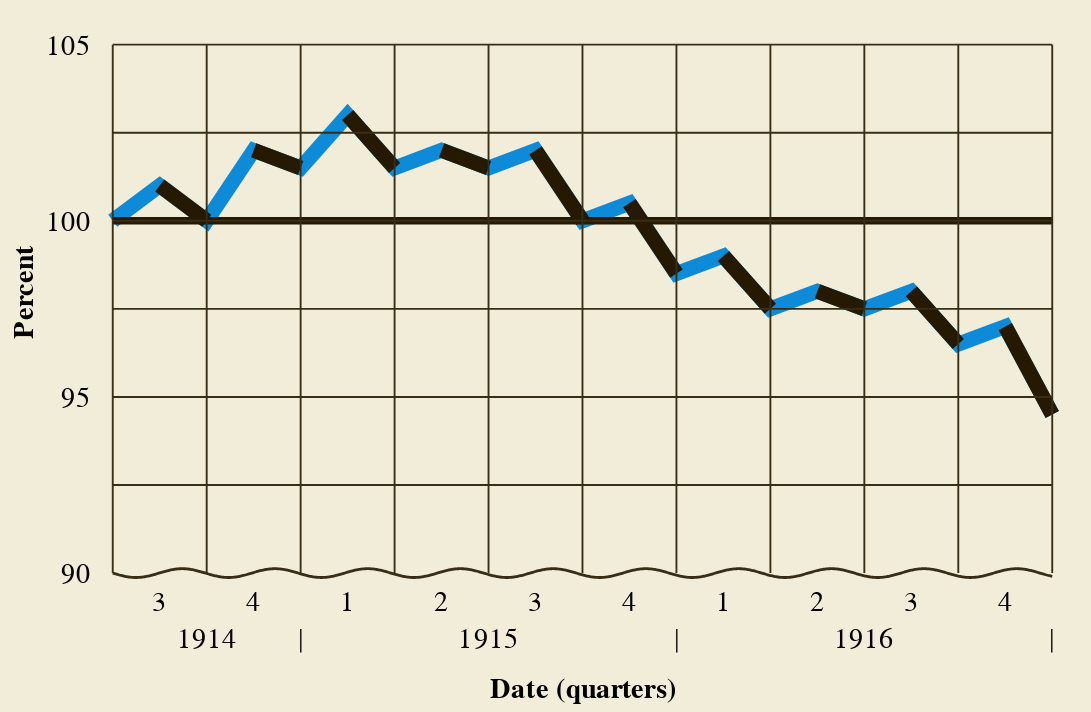

The notebook cell saved with this chart:
### Markdown cell above
Com isso, podemos fazer o gráfico. Devemos ressaltar que para gerar um resultado parecido com o original, foi necessário fazer várias adaptações: o _grid_ do gráfico preciso ser removido (dos valores padrões) pois o Altair não deixa definí-lo precisamente, ele cria modificações como julga melhor para o resultado, deixando diferente do desejado; a linha ondulada embaixo do gráfico também foi feita "manualmente" (com uma função senoidal, gerando os dados dos pontos da senoide e plotando um gráfico de linha); as _labels_ do eixo `x` também foram feitas manualmente, pois criar labels multilinha é um ainda problema conhecido e não resolvido do Altair e, além disso, acontecia o mesmo problema do _grid_. Segue abaixo o código para atingir o resultado do gráfico:

### Code cell
# Set palette for plots (extracted with Adobe Color)
blue = "#0D8BD9"
dark_black = "#261901"
light_black = "#382E16"
light_brown = "#F2EDD9"


# Plot graph of data (all blue)
g = alt.Chart(data).mark_line(
    size = 8, 
    color = blue
).encode(
    x = alt.X(
        "date:T", 
        title="Date (quarters)"
    ),
    y = alt.Y(
        "percent", 
        scale = alt.Scale(domain = (90, 105)), 
        title="Percent"
    )
)

# Plot graph of data (black lines for descending)
gs = []
for i in range(1, 20, 2):
    # Plot each black line
    gs.append(
        alt.Chart(data[:][i:i+2]).mark_line(
            size = 8, 
            color = dark_black
        ).encode(
            x = alt.X("date"),
            y = alt.Y(
                "percent", 
                scale=alt.Scale(domain = (90, 105))
            )
        )
    )
# Combine all graphs
for i in range(len(gs)):
    g = g + gs[i]

# Plot line for 100%
yrule = (
    alt.Chart().mark_rule(
        size = 4, 
        color = dark_black
    ).encode(y = alt.datum(100))
)

# Transform data to get the DateTime points
alt_date = []
for i in range(0, 21):
    data_i = pd.to_datetime(data["date"][i])
    alt_date.append(data_i)
data["alt_date"] = alt_date
data["y_min"] = 90
data["y_max"] = 105

# Plot vertical lines (grid)
x_lines_ = alt.Chart(data[:][0:21:2]).encode(
    alt.X('alt_date:T')
)
x_lines_ = x_lines_.mark_rule(color = light_black).encode(
    alt.Y('y_min:Q'),
    alt.Y2('y_max:Q')
)

# Plot horizontal lines (grid)
y_lines = []
for i in range(5, 33, 5):
    y_lines.append(
        alt.Chart().mark_rule(
            size = 1, 
            color = light_black
        ).encode(y = alt.datum(90 + (i / 2)))
    )
y_lines_ = y_lines[0]
for i in range(1, len(y_lines)):
    y_lines_ = y_lines_ + y_lines[i]

# Generate data for waved line for bottom of graph (with 1000 points)
x = np.arange(1001) / 50
x_temp = pd.date_range(start = '1914-07-01',
                       end = '1916-12-31',
                       periods = 1001)
source = pd.DataFrame({
    'x': x_temp,
    'f(x)': - np.sin((10 / np.pi) * x) / 8 + 90
})

# Plot waved line for bottom of graph
sin_line = alt.Chart(source).mark_line(
    color = light_black, 
    size = 1.5
).encode(
    x='x',
    y='f(x)',
)

# Plot text for x axis of graph (multiline labels)
texts = []
for i in range(1, 11):
    texts.append( # Quarters
        alt.Chart().mark_text(
            x = 50*i - 25, 
            y = 315,
            text = f"{(i + 1) % 4 + 1}", 
            color = "black", 
            size=15
        ).encode()
    )
texts_ = texts[0]
for i in range(1, len(texts)):
    texts_ = texts_ + texts[i]
texts_ += alt.Chart().mark_text( # First year
    x = 50, 
    y = 335,
    text = f"{1914}", 
    color = "black", 
    size = 15
).encode()
texts_ += alt.Chart().mark_text( # Fist separation of years
    x = 100, 
    y = 335, 
    text = f"|",
    color = "black", 
    size = 15
).encode()
for i in range(1, 3):
    texts_ += alt.Chart().mark_text( # Two last years
        x = 200 * i, 
        y = 335, 
        text = f"{1914 + i}", 
        color = "black", 
        size = 15
    ).encode()
    texts_ += alt.Chart().mark_text( # Two last separation of years
        x = 200 * i + 100, 
        y = 335,
        text = f"|", 
        color="black", 
        size=15
    ).encode()


# Combine all graphs
result = g + yrule + y_lines_ + x_lines_ + sin_line + texts_

# Configure the chart
result = result.configure(background = light_brown)  # "Canvas" background color
result = result.configure_view(
    continuousHeight = 300,     # Height of chart
    continuousWidth = 500,      # Width of chart
    strokeOpacity = 0,          # Remove border
    fill = light_brown          # Background color of chart
)
result = result.configure_axis(
    grid = False,         # Remove grid
    domain = False,       # Remove axis
    titleFontSize = 15    # Font size of axis title
)
result = result.configure_axisX(
    ticks = False,    # Remove ticks
    labels = False,   # Remove labels
    offset = 50,      # Move axis to the bottom of the chart
)
result = result.configure_axisY(
    tickCount = 6,        # Number of ticks
    tickMinStep = 5,      # Minimum step between ticks
    labelFontSize = 15,   # Font size of labels
    ticks = False,        # Remove ticks
    offset = 10           # Move axis to the left of the chart
)

# result.save("chart.html") # Save chart to basic html file (for debugging)

result # Show chart

### Figure 1 — Vega-Lite specification as saved in the notebook (floating-point values rounded to 4 significant figures; data arrays with more than 128 entries replaced by an {"elided": "..."} marker saying what was removed)
{"config": {"view": {"continuousWidth": 500, "continuousHeight": 300, "fill": "#F2EDD9", "strokeOpacity": 0}, "axis": {"domain": false, "grid": false, "titleFontSize": 15}, "axisX": {"labels": false, "offset": 50, "ticks": false}, "axisY": {"labelFontSize": 15, "offset": 10, "tickCount": 6, "tickMinStep": 5, "ticks": false}, "background": "#F2EDD9"}, "layer": [{"data": {"name": "data-0ccc9dd27287903ad6d2a2275086ddee"}, "mark": {"type": "line", "color": "#0D8BD9", "size": 8}, "encoding": {"x": {"field": "date", "title": "Date (quarters)", "type": "temporal"}, "y": {"field": "percent", "scale": {"domain": [90, 105]}, "title": "Percent", "type": "quantitative"}}}, {"data": {"name": "data-73cb316078d4a291cf1c33f12b25a967"}, "mark": {"type": "line", "color": "#261901", "size": 8}, "encoding": {"x": {"field": "date", "type": "temporal"}, "y": {"field": "percent", "scale": {"domain": [90, 105]}, "type": "quantitative"}}}, {"data": {"name": "data-e56a4d7c42f98859e23007f4551b9f77"}, "mark": {"type": "line", "color": "#261901", "size": 8}, "encoding": {"x": {"field": "date", "type": "temporal"}, "y": {"field": "percent", "scale": {"domain": [90, 105]}, "type": "quantitative"}}}, {"data": {"name": "data-1f49199cfa4efb1cab562743703554b0"}, "mark": {"type": "line", "color": "#261901", "size": 8}, "encoding": {"x": {"field": "date", "type": "temporal"}, "y": {"field": "percent", "scale": {"domain": [90, 105]}, "type": "quantitative"}}}, {"data": {"name": "data-7951844495f7ebb29b396f72c42df59e"}, "mark": {"type": "line", "color": "#261901", "size": 8}, "encoding": {"x": {"field": "date", "type": "temporal"}, "y": {"field": "percent", "scale": {"domain": [90, 105]}, "type": "quantitative"}}}, {"data": {"name": "data-31e263cbaf3722bdd8ebaad48b9210ad"}, "mark": {"type": "line", "color": "#261901", "size": 8}, "encoding": {"x": {"field": "date", "type": "temporal"}, "y": {"field": "percent", "scale": {"domain": [90, 105]}, "type": "quantitative"}}}, {"data": {"name": "data-2917b741b05933b392b54787fa4daeea"}, "mark": {"type": "line", "color": "#261901", "size": 8}, "encoding": {"x": {"field": "date", "type": "temporal"}, "y": {"field": "percent", "scale": {"domain": [90, 105]}, "type": "quantitative"}}}, {"data": {"name": "data-3a8cf457b2cb5c24f357fa70986abb68"}, "mark": {"type": "line", "color": "#261901", "size": 8}, "encoding": {"x": {"field": "date", "type": "temporal"}, "y": {"field": "percent", "scale": {"domain": [90, 105]}, "type": "quantitative"}}}, {"data": {"name": "data-5b796018088fbfa6989463eebb9a94b7"}, "mark": {"type": "line", "color": "#261901", "size": 8}, "encoding": {"x": {"field": "date", "type": "temporal"}, "y": {"field": "percent", "scale": {"domain": [90, 105]}, "type": "quantitative"}}}, {"data": {"name": "data-f136ce9b9a8d79d61b4f0af0e18257ee"}, "mark": {"type": "line", "color": "#261901", "size": 8}, "encoding": {"x": {"field": "date", "type": "temporal"}, "y": {"field": "percent", "scale": {"domain": [90, 105]}, "type": "quantitative"}}}, {"data": {"name": "data-8c08b5d3a5e5121edd765274ca4ac45a"}, "mark": {"type": "line", "color": "#261901", "size": 8}, "encoding": {"x": {"field": "date", "type": "temporal"}, "y": {"field": "percent", "scale": {"domain": [90, 105]}, "type": "quantitative"}}}, {"data": {"name": "empty"}, "mark": {"type": "rule", "color": "#261901", "size": 4}, "encoding": {"y": {"datum": 100}}}, {"layer": [{"data": {"name": "empty"}, "mark": {"type": "rule", "color": "#382E16", "size": 1}, "encoding": {"y": {"datum": 92.5}}}, {"data": {"name": "empty"}, "mark": {"type": "rule", "color": "#382E16", "size": 1}, "encoding": {"y": {"datum": 95.0}}}, {"data": {"name": "empty"}, "mark": {"type": "rule", "color": "#382E16", "size": 1}, "encoding": {"y": {"datum": 97.5}}}, {"data": {"name": "empty"}, "mark": {"type": "rule", "color": "#382E16", "size": 1}, "encoding": {"y": {"datum": 100.0}}}, {"data": {"name": "empty"}, "mark": {"type": "rule", "color": "#382E16", "size": 1}, "encoding": {"y": {"datum": 102.5}}}, {"data": {"name": "empty"}, "mark": {"type": "rule", "color": "#382E16", "size": 1}, "encoding": {"y": {"datum": 105.0}}}]}, {"data": {"name": "data-e510cd671b9484a44be1d4e81594095c"}, "mark": {"type": "rule", "color": "#382E16"}, "encoding": {"x": {"field": "alt_date", "type": "temporal"}, "y": {"field": "y_min", "type": "quantitative"}, "y2": {"field": "y_max"}}}, {"data": {"name": "data-2a716632d7160ee19343e7be9b1140ef"}, "mark": {"type": "line", "color": "#382E16", "size": 1.5}, "encoding": {"x": {"field": "x", "type": "temporal"}, "y": {"field": "f(x)", "type": "quantitative"}}}, {"layer": [{"data": {"name": "empty"}, "mark": {"type": "text", "color": "black", "size": 15, "text": "3", "x": 25, "y": 315}, "encoding": {}}, {"data": {"name": "empty"}, "mark": {"type": "text", "color": "black", "size": 15, "text": "4", "x": 75, "y": 315}, "encoding": {}}, {"data": {"name": "empty"}, "mark": {"type": "text", "color": "black", "size": 15, "text": "1", "x": 125, "y": 315}, "encoding": {}}, {"data": {"name": "empty"}, "mark": {"type": "text", "color": "black", "size": 15, "text": "2", "x": 175, "y": 315}, "encoding": {}}, {"data": {"name": "empty"}, "mark": {"type": "text", "color": "black", "size": 15, "text": "3", "x": 225, "y": 315}, "encoding": {}}, {"data": {"name": "empty"}, "mark": {"type": "text", "color": "black", "size": 15, "text": "4", "x": 275, "y": 315}, "encoding": {}}, {"data": {"name": "empty"}, "mark": {"type": "text", "color": "black", "size": 15, "text": "1", "x": 325, "y": 315}, "encoding": {}}, {"data": {"name": "empty"}, "mark": {"type": "text", "color": "black", "size": 15, "text": "2", "x": 375, "y": 315}, "encoding": {}}, {"data": {"name": "empty"}, "mark": {"type": "text", "color": "black", "size": 15, "text": "3", "x": 425, "y": 315}, "encoding": {}}, {"data": {"name": "empty"}, "mark": {"type": "text", "color": "black", "size": 15, "text": "4", "x": 475, "y": 315}, "encoding": {}}, {"data": {"name": "empty"}, "mark": {"type": "text", "color": "black", "size": 15, "text": "1914", "x": 50, "y": 335}, "encoding": {}}, {"data": {"name": "empty"}, "mark": {"type": "text", "color": "black", "size": 15, "text": "|", "x": 100, "y": 335}, "encoding": {}}, {"data": {"name": "empty"}, "mark": {"type": "text", "color": "black", "size": 15, "text": "1915", "x": 200, "y": 335}, "encoding": {}}, {"data": {"name": "empty"}, "mark": {"type": "text", "color": "black", "size": 15, "text": "|", "x": 300, "y": 335}, "encoding": {}}, {"data": {"name": "empty"}, "mark": {"type": "text", "color": "black", "size": 15, "text": "1916", "x": 400, "y": 335}, "encoding": {}}, {"data": {"name": "empty"}, "mark": {"type": "text", "color": "black", "size": 15, "text": "|", "x": 500, "y": 335}, "encoding": {}}]}], "$schema": "https://vega.github.io/schema/vega-lite/v4.17.0.json", "datasets": {"data-0ccc9dd27287903ad6d2a2275086ddee": [{"percent": 100.0, "date": "1914-07-01T00:00:00", "alt_date": "1914-07-01T00:00:00", "y_min": 90, "y_max": 105}, {"percent": 101.0, "date": "1914-08-15T16:48:00", "alt_date": "1914-08-15T16:48:00", "y_min": 90, "y_max": 105}, {"percent": 100.0, "date": "1914-09-30T09:36:00", "alt_date": "1914-09-30T09:36:00", "y_min": 90, "y_max": 105}, {"percent": 102.0, "date": "1914-11-15T02:24:00", "alt_date": "1914-11-15T02:24:00", "y_min": 90, "y_max": 105}, {"percent": 101.5, "date": "1914-12-30T19:12:00", "alt_date": "1914-12-30T19:12:00", "y_min": 90, "y_max": 105}, {"percent": 103.0, "date": "1915-02-14T12:00:00", "alt_date": "1915-02-14T12:00:00", "y_min": 90, "y_max": 105}, {"percent": 101.5, "date": "1915-04-01T04:48:00", "alt_date": "1915-04-01T04:48:00", "y_min": 90, "y_max": 105}, {"percent": 102.0, "date": "1915-05-16T21:36:00", "alt_date": "1915-05-16T21:36:00", "y_min": 90, "y_max": 105}, {"percent": 101.5, "date": "1915-07-01T14:24:00", "alt_date": "1915-07-01T14:24:00", "y_min": 90, "y_max": 105}, {"percent": 102.0, "date": "1915-08-16T07:12:00", "alt_date": "1915-08-16T07:12:00", "y_min": 90, "y_max": 105}, {"percent": 100.0, "date": "1915-10-01T00:00:00", "alt_date": "1915-10-01T00:00:00", "y_min": 90, "y_max": 105}, {"percent": 100.5, "date": "1915-11-15T16:48:00", "alt_date": "1915-11-15T16:48:00", "y_min": 90, "y_max": 105}, {"percent": 98.5, "date": "1915-12-31T09:36:00", "alt_date": "1915-12-31T09:36:00", "y_min": 90, "y_max": 105}, {"percent": 99.0, "date": "1916-02-15T02:24:00", "alt_date": "1916-02-15T02:24:00", "y_min": 90, "y_max": 105}, {"percent": 97.5, "date": "1916-03-31T19:12:00", "alt_date": "1916-03-31T19:12:00", "y_min": 90, "y_max": 105}, {"percent": 98.0, "date": "1916-05-16T12:00:00", "alt_date": "1916-05-16T12:00:00", "y_min": 90, "y_max": 105}, {"percent": 97.5, "date": "1916-07-01T04:48:00", "alt_date": "1916-07-01T04:48:00", "y_min": 90, "y_max": 105}, {"percent": 98.0, "date": "1916-08-15T21:36:00", "alt_date": "1916-08-15T21:36:00", "y_min": 90, "y_max": 105}, {"percent": 96.5, "date": "1916-09-30T14:24:00", "alt_date": "1916-09-30T14:24:00", "y_min": 90, "y_max": 105}, {"percent": 97.0, "date": "1916-11-15T07:12:00", "alt_date": "1916-11-15T07:12:00", "y_min": 90, "y_max": 105}, {"percent": 94.5, "date": "1916-12-31T00:00:00", "alt_date": "1916-12-31T00:00:00", "y_min": 90, "y_max": 105}], "data-73cb316078d4a291cf1c33f12b25a967": [{"percent": 101.0, "date": "1914-08-15T16:48:00"}, {"percent": 100.0, "date": "1914-09-30T09:36:00"}], "data-e56a4d7c42f98859e23007f4551b9f77": [{"percent": 102.0, "date": "1914-11-15T02:24:00"}, {"percent": 101.5, "date": "1914-12-30T19:12:00"}], "data-1f49199cfa4efb1cab562743703554b0": [{"percent": 103.0, "date": "1915-02-14T12:00:00"}, {"percent": 101.5, "date": "1915-04-01T04:48:00"}], "data-7951844495f7ebb29b396f72c42df59e": [{"percent": 102.0, "date": "1915-05-16T21:36:00"}, {"percent": 101.5, "date": "1915-07-01T14:24:00"}], "data-31e263cbaf3722bdd8ebaad48b9210ad": [{"percent": 102.0, "date": "1915-08-16T07:12:00"}, {"percent": 100.0, "date": "1915-10-01T00:00:00"}], "data-2917b741b05933b392b54787fa4daeea": [{"percent": 100.5, "date": "1915-11-15T16:48:00"}, {"percent": 98.5, "date": "1915-12-31T09:36:00"}], "data-3a8cf457b2cb5c24f357fa70986abb68": [{"percent": 99.0, "date": "1916-02-15T02:24:00"}, {"percent": 97.5, "date": "1916-03-31T19:12:00"}], "data-5b796018088fbfa6989463eebb9a94b7": [{"percent": 98.0, "date": "1916-05-16T12:00:00"}, {"percent": 97.5, "date": "1916-07-01T04:48:00"}], "data-f136ce9b9a8d79d61b4f0af0e18257ee": [{"percent": 98.0, "date": "1916-08-15T21:36:00"}, {"percent": 96.5, "date": "1916-09-30T14:24:00"}], "data-8c08b5d3a5e5121edd765274ca4ac45a": [{"percent": 97.0, "date": "1916-11-15T07:12:00"}, {"percent": 94.5, "date": "1916-12-31T00:00:00"}], "empty": [{}], "data-e510cd671b9484a44be1d4e81594095c": [{"percent": 100.0, "date": "1914-07-01T00:00:00", "alt_date": "1914-07-01T00:00:00", "y_min": 90, "y_max": 105}, {"percent": 100.0, "date": "1914-09-30T09:36:00", "alt_date": "1914-09-30T09:36:00", "y_min": 90, "y_max": 105}, {"percent": 101.5, "date": "1914-12-30T19:12:00", "alt_date": "1914-12-30T19:12:00", "y_min": 90, "y_max": 105}, {"percent": 101.5, "date": "1915-04-01T04:48:00", "alt_date": "1915-04-01T04:48:00", "y_min": 90, "y_max": 105}, {"percent": 101.5, "date": "1915-07-01T14:24:00", "alt_date": "1915-07-01T14:24:00", "y_min": 90, "y_max": 105}, {"percent": 100.0, "date": "1915-10-01T00:00:00", "alt_date": "1915-10-01T00:00:00", "y_min": 90, "y_max": 105}, {"percent": 98.5, "date": "1915-12-31T09:36:00", "alt_date": "1915-12-31T09:36:00", "y_min": 90, "y_max": 105}, {"percent": 97.5, "date": "1916-03-31T19:12:00", "alt_date": "1916-03-31T19:12:00", "y_min": 90, "y_max": 105}, {"percent": 97.5, "date": "1916-07-01T04:48:00", "alt_date": "1916-07-01T04:48:00", "y_min": 90, "y_max": 105}, {"percent": 96.5, "date": "1916-09-30T14:24:00", "alt_date": "1916-09-30T14:24:00", "y_min": 90, "y_max": 105}, {"percent": 94.5, "date": "1916-12-31T00:00:00", "alt_date": "1916-12-31T00:00:00", "y_min": 90, "y_max": 105}], "data-2a716632d7160ee19343e7be9b1140ef": {"elided": "1001 records"}}}
